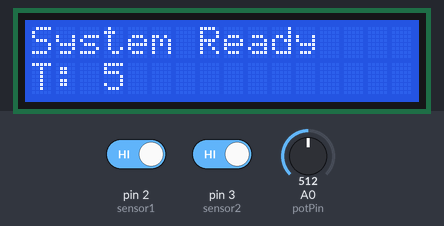
Bench run of a sketch on a simulated Arduino Uno, built with avr-gcc and run on an emulated ATmega328P. Shown: 16×2 character LCD. The test bench sets the inputs (shaded band); at power-on: pin 2 (sensor1) HIGH, pin 3 (sensor2) HIGH, A0 (potPin) = 512.

Above: at 1.6 s.
1.7 s: pin 2 (sensor1) driven LOW
At 8.4 s:
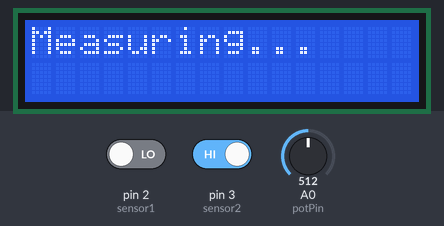
9.6 s: pin 3 (sensor2) driven LOW
At 10.0 s:
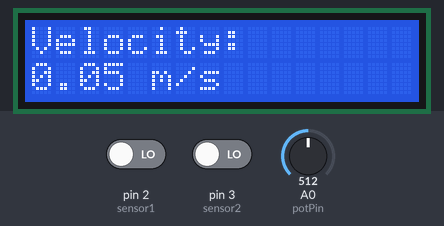
22.2 s: A0 (potPin) set to 716
At 29.7 s:
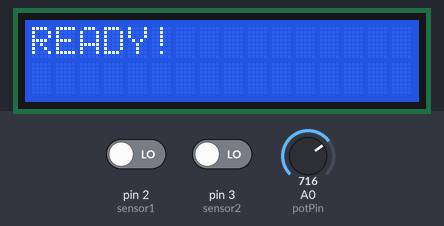
31.9 s: A0 (potPin) set to 755
At 53.6 s:
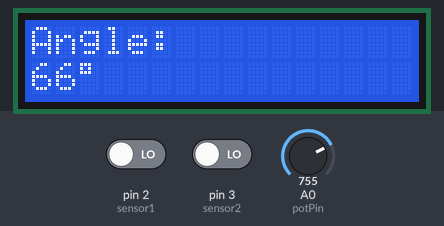
53.9 s: A0 (potPin) set to 793
At 74.2 s:
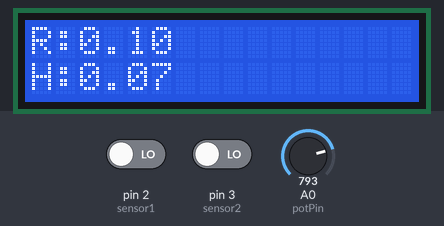
Timing chart, 0 to 75.7 s (numbered marks = the images above; inputs shaded):
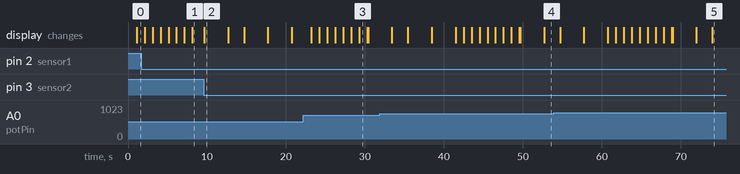

The sketch:

code.ino
```cpp
#include <Wire.h>
#include <LiquidCrystal_I2C.h>
#include <math.h>

LiquidCrystal_I2C lcd(0x27, 16, 2);

// Sensors
const int sensor1 = 2;
const int sensor2 = 3;

// Potentiometer
const int potPin = A0;

const float distance = 0.08;  // meters
const float g = 9.81;

unsigned long startTime = 0;
unsigned long endTime = 0;

bool readyState = false;
bool started = false;

float lastAngle = -1;
float stableAngle = -1;

unsigned long lastChangeTime = 0;

// ---------------- COUNTDOWN ----------------
void countdown() {
  lcd.clear();
  lcd.setCursor(0, 0);
  lcd.print("System Ready");

  for (int i = 5; i >= 0; i--) {
    lcd.setCursor(0, 1);
    lcd.print("T: ");
    lcd.print(i);
    lcd.print("   ");
    delay(1000);
  }

  lcd.clear();
  lcd.setCursor(0, 0);
  lcd.print("READY!");
  delay(1000);
}

// ---------------- SETUP ----------------
void setup() {
  pinMode(sensor1, INPUT);
  pinMode(sensor2, INPUT);

  lcd.init();
  lcd.backlight();

  lcd.setCursor(0, 0);
  lcd.print("Set Angle...");
}

// ---------------- LOOP ----------------
void loop() {

  int potValue = analogRead(potPin);
  float angle = map(potValue, 0, 1023, 0, 90);

  // Detect angle change
  if (abs(angle - lastAngle) > 2) {
    lastChangeTime = millis();
    lastAngle = angle;
  }

  // Check if angle stable
  if (!readyState && (millis() - lastChangeTime > 1000)) {

    if (stableAngle != lastAngle) {
      stableAngle = lastAngle;

      countdown();
      readyState = true;
    }
  }

  // START TIMING
  if (digitalRead(sensor1) == LOW && readyState && !started) {
    startTime = micros();
    started = true;

    lcd.clear();
    lcd.setCursor(0, 0);
    lcd.print("Measuring...");

    delay(50); // safer than while()
  }

  // STOP TIMING
  if (digitalRead(sensor2) == LOW && started) {
    endTime = micros();

    delay(50);

    float timeTaken = (endTime - startTime) / 1000000.0;

    if (timeTaken > 0) {

      float velocity = distance / timeTaken;

      float theta = stableAngle * PI / 180.0;

      float range = (velocity * velocity * sin(2 * theta)) / g;
      float height = (velocity * velocity * sin(theta) * sin(theta)) / (2 * g);
      float timeFlight = (2 * velocity * sin(theta)) / g;

      // -------- DISPLAY VELOCITY --------
      lcd.clear();
      lcd.setCursor(0, 0);
      lcd.print("Velocity:");

      lcd.setCursor(0, 1);
      lcd.print(velocity, 2);
      lcd.print(" m/s");

      delay(3000);

      // -------- DISPLAY ANGLE --------
      lcd.clear();
      lcd.setCursor(0, 0);
      lcd.print("Angle:");

      lcd.setCursor(0, 1);
      lcd.print(stableAngle, 0);
      lcd.print((char)223);

      delay(2000);

      // -------- DISPLAY RANGE & HEIGHT --------
      lcd.clear();
      lcd.setCursor(0, 0);
      lcd.print("R:");
      lcd.print(range, 2);

      lcd.setCursor(0, 1);
      lcd.print("H:");
      lcd.print(height, 2);

      delay(3000);

      // -------- DISPLAY TIME OF FLIGHT --------
      lcd.clear();
      lcd.setCursor(0, 0);
      lcd.print("Time:");

      lcd.setCursor(0, 1);
      lcd.print(timeFlight, 2);
      lcd.print(" s");

      delay(3000);
    }

    // RESET SYSTEM
    readyState = false;
    started = false;

    lcd.clear();
    lcd.setCursor(0, 0);
    lcd.print("Set Angle...");
  }
}
```

Measured:
- the behaviour switches between 738 and 739 on A0 (potPin) (found by bisection; images 3 and 4)
- the behaviour switches between 784 and 785 on A0 (potPin) (found by bisection; images 4 and 5)
- after the input at 1.7 s, the display: first differs from a run without the input after 6.5 s (image 1)
- after the input at 9.6 s, the display: changes after 0.07 s (image 2)
- after the input at 22.2 s, the display: first changes after 1.0 s (image 3 shows a later state)
- after the input at 31.9 s, the display: first differs from a run without the input after 10.6 s (image 4 shows a later state)
- after the input at 53.9 s, the display: first differs from a run without the input after 7.9 s (image 5 shows a later state)
